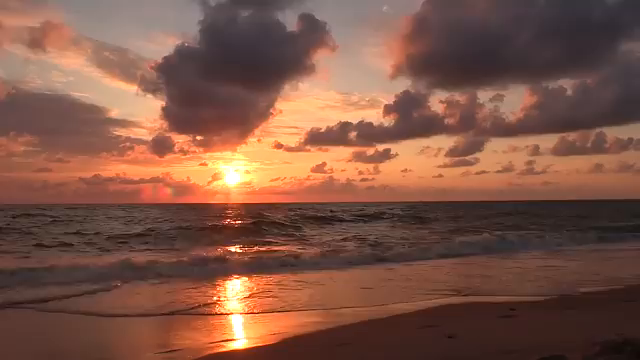
#> input picture frame 0 of Beach.mp4, 640 x 360 px, given in place of NYU Tour.mp4, which was not available
$ jupyter execute VideoUtils.ipynb
#> lines starting #> are read from the running program, lines starting #| are printed output that depends on the picture; pictures that were not available may be replaced by others from this repository, and a replacement may not be noted
[cell 1]
import cv2
from matplotlib import pyplot as plt

[cell 2]
video_path = 'Videos/NYU Tour.mp4'

[cell 3]
'''
Function to get <num> evenly spaces frames from <video_path>
'''
def extractFrames(video_path, num):
#> called with video_path = 'Videos/NYU Tour.mp4', num = 10
    cap = cv2.VideoCapture(video_path)

    outlist = []

    # get total number of frames
    totalFrames = cap.get(cv2.CAP_PROP_FRAME_COUNT)

    frame_indices = [(totalFrames // 10) * multiplier for multiplier in range(0, num)]

    print(frame_indices)

    for frame_number in frame_indices:
        cap.set(cv2.CAP_PROP_POS_FRAMES, frame_number)
        ret, frame = cap.read()

        outlist.append(cv2.cvtColor(frame, cv2.COLOR_BGR2RGB))

        '''
        plt.imshow(cv2.cvtColor(frame, cv2.COLOR_BGR2RGB), interpolation='nearest')
        plt.show()
        '''
#> this loop made 10 passes
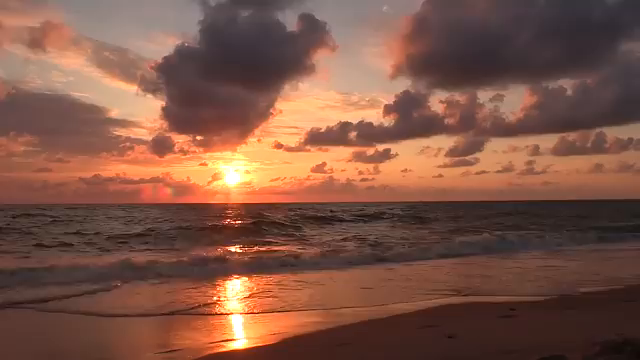
#> input picture frame 0 of Beach.mp4, 640 x 360 px, given in place of NYU Tour.mp4, which was not available
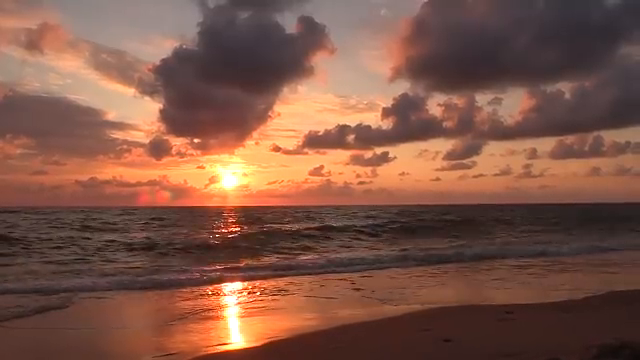
#> input picture frame 50 of Beach.mp4, 640 x 360 px, given in place of NYU Tour.mp4, which was not available
#> pass 3, in extractFrames, `ret, frame = cap.read()`:
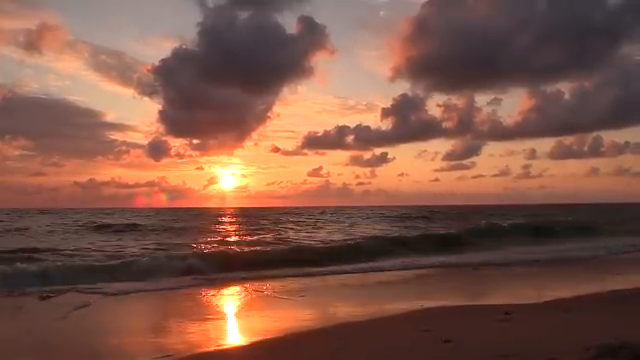
#> frame: shape (360, 640, 3); mean B, G, R 71.4, 87.1, 129.5
#> after the loop:
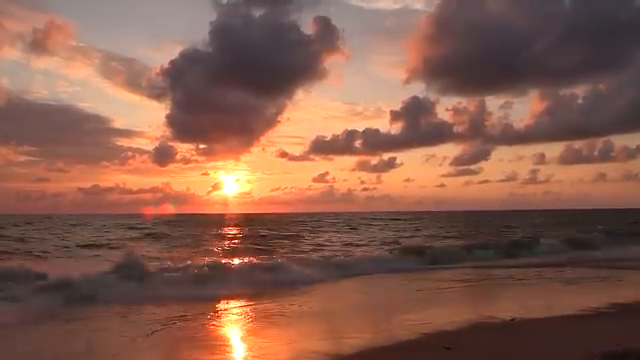
#> frame: shape (360, 640, 3); mean B, G, R 76.8, 93.2, 136.7
#> after the loop, outlist = 10 items

    cap.release()

    return outlist

[cell 4]
frameList = extractFrames(video_path, 10)
#> frameList = 10 items

for i in frameList:
    plt.imshow(i, interpolation = 'nearest')
    plt.show()

$ run again, starting later in the video
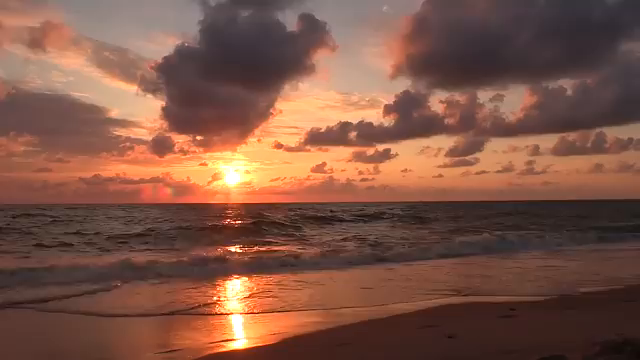
#> input picture frame 0 of Beach.mp4, 640 x 360 px, given in place of NYU Tour.mp4, which was not available
#> the loop in extractFrames, `for frame_number in frame_indices:` made 10 passes
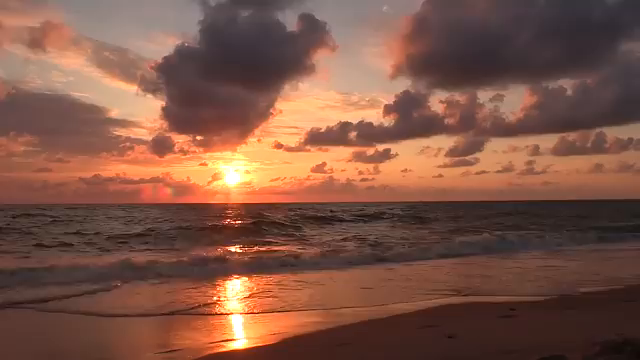
#> input picture frame 0 of Beach.mp4, 640 x 360 px, given in place of NYU Tour.mp4, which was not available
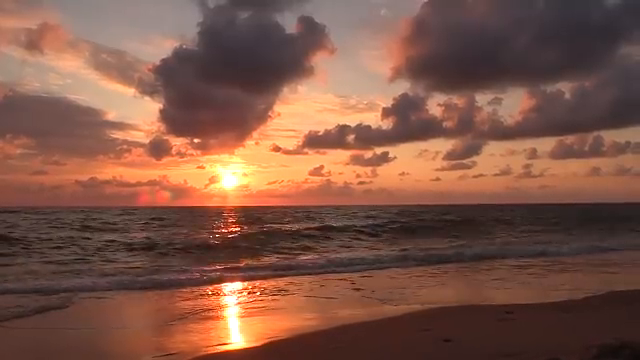
#> input picture frame 50 of Beach.mp4, 640 x 360 px, given in place of NYU Tour.mp4, which was not available
#> after the loop in extractFrames, `for frame_number in frame_indices:`: outlist = 10 items
#> the loop `for i in frameList:` made 10 passes

$ run again, starting later in the video
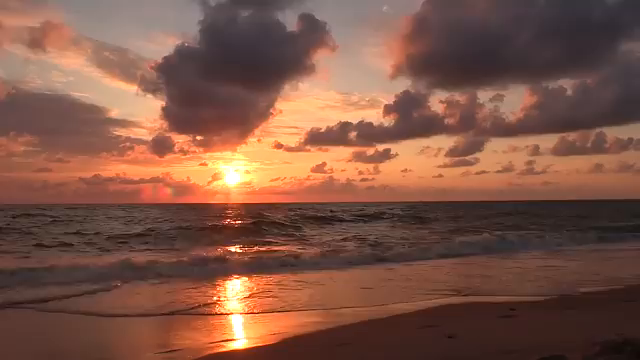
#> input picture frame 0 of Beach.mp4, 640 x 360 px, given in place of NYU Tour.mp4, which was not available
#> the loop in extractFrames, `for frame_number in frame_indices:` made 10 passes
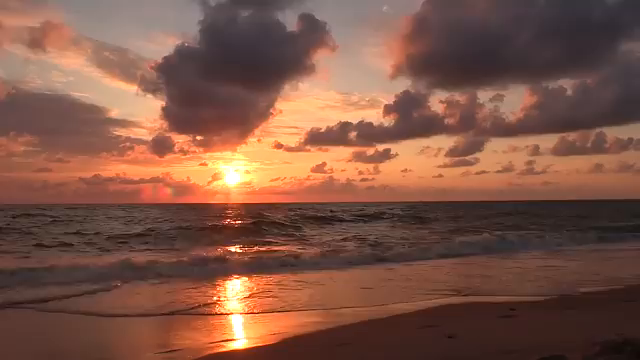
#> input picture frame 0 of Beach.mp4, 640 x 360 px, given in place of NYU Tour.mp4, which was not available
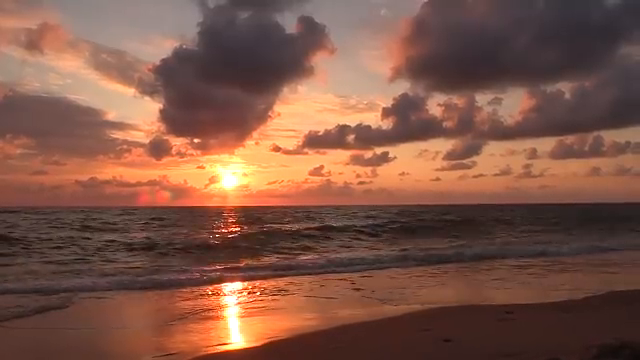
#> input picture frame 50 of Beach.mp4, 640 x 360 px, given in place of NYU Tour.mp4, which was not available
#> after the loop in extractFrames, `for frame_number in frame_indices:`: outlist = 10 items
#> the loop `for i in frameList:` made 10 passes
